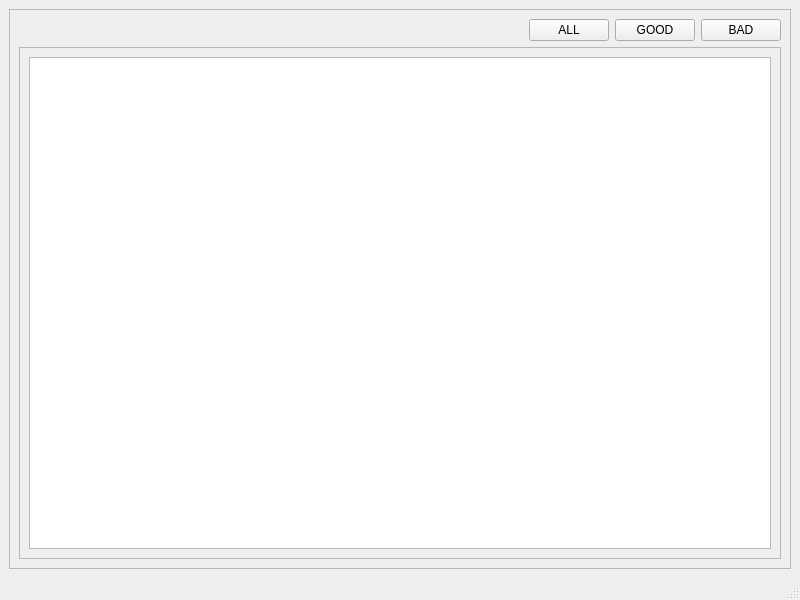
<?xml version="1.0" encoding="UTF-8"?>
<ui version="4.0">
 <class>MainWindow</class>
 <widget class="QMainWindow" name="MainWindow">
  <property name="geometry">
   <rect>
    <x>0</x>
    <y>0</y>
    <width>800</width>
    <height>600</height>
   </rect>
  </property>
  <property name="windowTitle">
   <string>MainWindow</string>
  </property>
  <widget class="QWidget" name="centralwidget">
   <layout class="QGridLayout" name="gridLayout_4">
    <item row="0" column="0">
     <widget class="QFrame" name="frame">
      <property name="frameShape">
       <enum>QFrame::StyledPanel</enum>
      </property>
      <property name="frameShadow">
       <enum>QFrame::Raised</enum>
      </property>
      <layout class="QGridLayout" name="gridLayout_3">
       <item row="0" column="1">
        <layout class="QGridLayout" name="gridLayout">
         <item row="0" column="1">
          <widget class="QPushButton" name="pushButton_2">
           <property name="text">
            <string>GOOD</string>
           </property>
          </widget>
         </item>
         <item row="0" column="0">
          <widget class="QPushButton" name="pushButton">
           <property name="text">
            <string>ALL</string>
           </property>
          </widget>
         </item>
         <item row="0" column="2">
          <widget class="QPushButton" name="pushButton_3">
           <property name="text">
            <string>BAD</string>
           </property>
          </widget>
         </item>
        </layout>
       </item>
       <item row="1" column="0" colspan="2">
        <widget class="QFrame" name="frame_2">
         <property name="frameShape">
          <enum>QFrame::StyledPanel</enum>
         </property>
         <property name="frameShadow">
          <enum>QFrame::Raised</enum>
         </property>
         <layout class="QGridLayout" name="gridLayout_2">
          <item row="0" column="0">
           <widget class="QTableWidget" name="tableWidget"/>
          </item>
         </layout>
        </widget>
       </item>
       <item row="0" column="0">
        <spacer name="horizontalSpacer">
         <property name="orientation">
          <enum>Qt::Horizontal</enum>
         </property>
         <property name="sizeHint" stdset="0">
          <size>
           <width>503</width>
           <height>20</height>
          </size>
         </property>
        </spacer>
       </item>
      </layout>
     </widget>
    </item>
   </layout>
  </widget>
  <widget class="QStatusBar" name="statusbar"/>
 </widget>
 <resources/>
 <connections/>
</ui>
